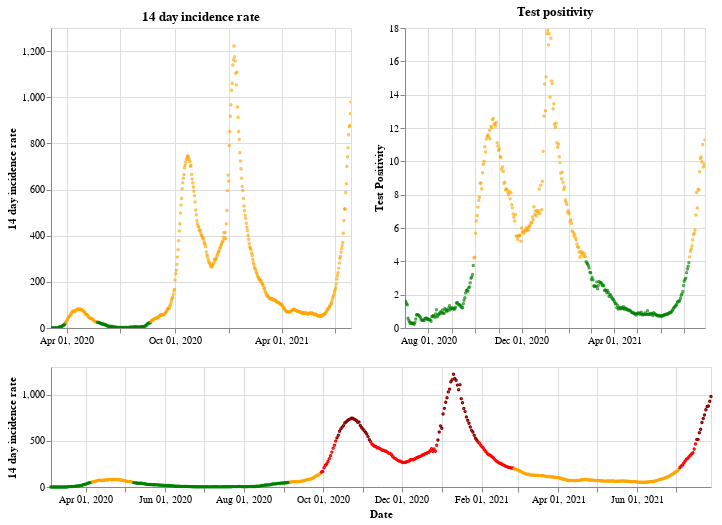

The notebook cell this image was saved under:
### Markdown cell above
## Northern Ireland

### Code cell
plot_traffic_light('Northern Ireland')

### Figure 1 — Vega-Lite specification as saved in the notebook (floating-point values rounded to 4 significant figures; data arrays with more than 128 entries replaced by an {"elided": "..."} marker saying what was removed)
{"config": {"view": {"continuousWidth": 400, "continuousHeight": 300}}, "vconcat": [{"hconcat": [{"mark": {"type": "point", "size": 2}, "encoding": {"color": {"condition": {"value": "green", "test": "(datum.twoWeeklyCasesRate <= 25)"}, "value": "orange"}, "tooltip": [{"type": "nominal", "field": "areaName"}, {"type": "temporal", "field": "date"}, {"type": "quantitative", "field": "twoWeeklyCasesRate"}, {"type": "quantitative", "field": "testPositivity"}], "x": {"type": "temporal", "axis": {"title": ""}, "field": "date", "scale": {"domain": {"selection": "DateBrush"}}, "timeUnit": "yearmonthdate"}, "y": {"type": "quantitative", "axis": {"title": "14 day incidence rate"}, "field": "twoWeeklyCasesRate"}}, "title": "14 day incidence rate", "width": 300}, {"mark": {"type": "point", "size": 2}, "encoding": {"color": {"condition": {"value": "green", "test": "(datum.testPositivity <= 4)"}, "value": "orange"}, "tooltip": [{"type": "nominal", "field": "areaName"}, {"type": "temporal", "field": "date"}, {"type": "quantitative", "field": "twoWeeklyCasesRate"}, {"type": "quantitative", "field": "testPositivity"}], "x": {"type": "temporal", "axis": {"title": ""}, "field": "date", "scale": {"domain": {"selection": "DateBrush"}}, "timeUnit": "yearmonthdate"}, "y": {"type": "quantitative", "axis": {"title": "Test Positivity"}, "field": "testPositivity"}}, "title": "Test positivity", "width": 300}]}, {"layer": [{"mark": {"type": "point", "size": 2}, "encoding": {"color": {"condition": {"value": "orange", "test": "(((datum.testPositivity < 4) && (datum.twoWeeklyCasesRate >= 50)) && (datum.twoWeeklyCasesRate < 200))"}, "value": "red"}, "opacity": {"condition": {"value": 1, "test": "((datum.twoWeeklyCasesRate >= 50) && (datum.twoWeeklyCasesRate < 500))"}, "value": 0}, "tooltip": [{"type": "nominal", "field": "areaName"}, {"type": "temporal", "field": "date"}, {"type": "quantitative", "field": "twoWeeklyCasesRate"}, {"type": "quantitative", "field": "testPositivity"}], "x": {"type": "temporal", "axis": {"title": "Date"}, "field": "date", "timeUnit": "yearmonthdate"}, "y": {"type": "quantitative", "axis": {"title": "14 day incidence rate"}, "field": "twoWeeklyCasesRate"}}, "selection": {"DateBrush": {"type": "interval", "encodings": ["x"], "fields": ["Time"]}}}, {"mark": {"type": "point", "size": 2}, "encoding": {"color": {"value": "darkred"}, "opacity": {"condition": {"value": 1, "test": "(datum.twoWeeklyCasesRate >= 500)"}, "value": 0}, "tooltip": [{"type": "nominal", "field": "areaName"}, {"type": "temporal", "field": "date"}, {"type": "quantitative", "field": "twoWeeklyCasesRate"}, {"type": "quantitative", "field": "testPositivity"}], "x": {"type": "temporal", "axis": {"title": "Date"}, "field": "date", "timeUnit": "yearmonthdate"}, "y": {"type": "quantitative", "axis": {"title": "14 day incidence rate"}, "field": "twoWeeklyCasesRate"}}}, {"mark": {"type": "point", "size": 2}, "encoding": {"color": {"condition": {"value": "green", "test": "((datum.testPositivity < 4) && (datum.twoWeeklyCasesRate < 50))"}, "value": "orange"}, "opacity": {"condition": {"value": 1, "test": "(datum.twoWeeklyCasesRate < 50)"}, "value": 0}, "tooltip": [{"type": "nominal", "field": "areaName"}, {"type": "temporal", "field": "date"}, {"type": "quantitative", "field": "twoWeeklyCasesRate"}, {"type": "quantitative", "field": "testPositivity"}], "x": {"type": "temporal", "axis": {"title": "Date"}, "field": "date", "timeUnit": "yearmonthdate"}, "y": {"type": "quantitative", "axis": {"title": "14 day incidence rate"}, "field": "twoWeeklyCasesRate"}}}], "height": 120, "width": 660}], "data": {"name": "data-ce1110ba7030fa68d62fea6d014b577e"}, "$schema": "https://vega.github.io/schema/vega-lite/v4.8.1.json", "datasets": {"data-ce1110ba7030fa68d62fea6d014b577e": {"elided": "511 records"}}}
